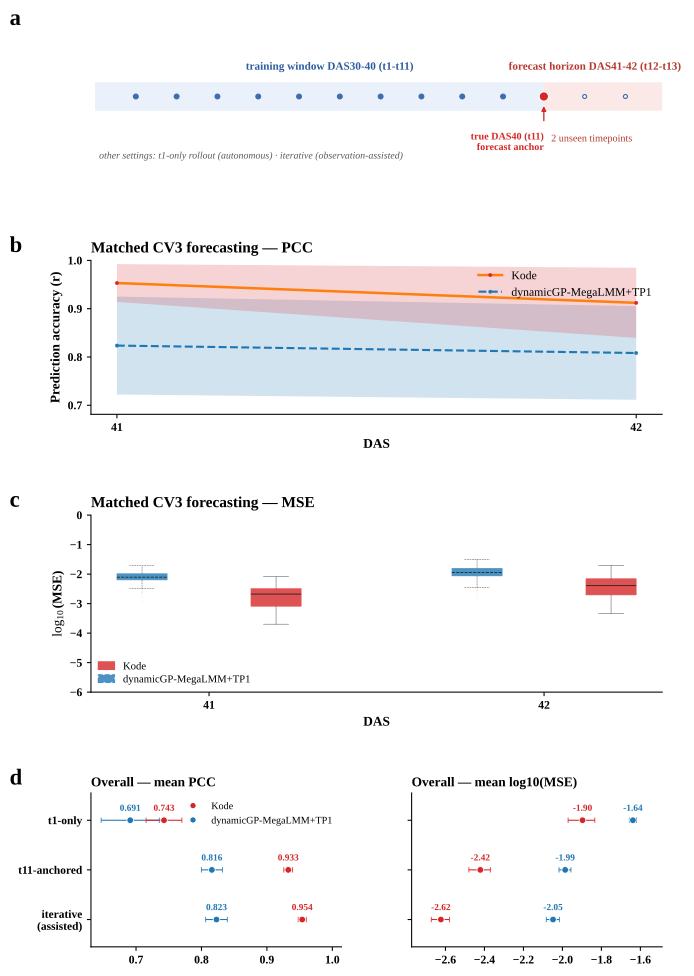

Here is the Python script that generated this plot:
# -*- coding: utf-8 -*-
"""fig7_extrap_v2.py — 图七 外推 (forecasting) 主图 v2 (2026-09-20: 并入新跑的作者 CV3 数值), 四个数据集共用一份脚本 (照 fig7_extrap_maize.py 的版式)
用法: python fig7_extrap.py --dataset maize|arab|rice|uav
数据 (同目录, 由 make_fig7_data.py 生成):
  fig7_<ds>_b.csv  逐 DAS 的 mean/sd PCC/MSE (rec_tk; 有作者冻结值的数据集里 method 会有两行)
  fig7_<ds>_c.csv  逐 trait 的 MSE (rec_tk)
  fig7_<ds>_d.csv  三条件总体 mean/sd (rec_t1 / rec_tk / iter)
输出: fig7_extrap_<ds>.svg
"""
import os, argparse
import numpy as np, pandas as pd, matplotlib
matplotlib.use("Agg")
import matplotlib.pyplot as plt
from matplotlib.patches import Rectangle, Patch, FancyArrowPatch
from matplotlib.lines import Line2D

HERE = os.path.dirname(os.path.abspath(__file__))
plt.rcParams.update({
    "font.family": "serif", "font.serif": ["Times New Roman", "DejaVu Serif"],
    "mathtext.fontset": "custom", "mathtext.rm": "Times New Roman",
    "mathtext.it": "Times New Roman:italic",
    "font.size": 10, "axes.titlesize": 11.5, "axes.labelsize": 10,
    "axes.linewidth": 0.8, "xtick.labelsize": 8.8, "ytick.labelsize": 8.8,
    "legend.fontsize": 8.8, "savefig.dpi": 300, "figure.dpi": 110, "svg.fonttype": "none",
})
C_K, C_D = "#D62728", "#1F77B4"
LAB_K, LAB_D = "Kode", "dynamicGP-MegaLMM+TP1"
# 每个数据集: n_test(尾部留出点数) + 全部 DAS (从数据里读) + 面板 d 的横轴范围 (None=自适应)
SPECS = {
    "maize": dict(n_test=5, name="Maize MAGIC"),
    "arab":  dict(n_test=2, name="Arabidopsis"),
    "rice":  dict(n_test=2, name="Rice (control)"),
    "uav":   dict(n_test=2, name="UAV RGB (drought)"),
}

DS = "rice"
spec = SPECS[DS]
B = pd.read_csv(f"{HERE}/fig7_{DS}_b_v2.csv")
C = pd.read_csv(f"{HERE}/fig7_{DS}_c_v2.csv")
Dd = pd.read_csv(f"{HERE}/fig7_{DS}_d_v2.csv")
DAS = sorted(B[B.method == LAB_K]["DAS"].astype(int).unique())
T = len(DAS); NT = int(spec["n_test"]); FC = DAS[-NT:]; TK = T - NT
ANCHOR = DAS[TK - 1]
HAS_AU = LAB_D in set(B.method)
print(f"[{DS}] T={T} DAS={DAS} | anchor t{TK}=DAS{ANCHOR} | horizon={FC} | 作者方法: {HAS_AU}")


def style(ax, title, ylab=None, xlab=None):
    if ylab: ax.set_ylabel(ylab, fontweight="bold", fontsize=10)
    if xlab: ax.set_xlabel(xlab, fontweight="bold", fontsize=10)
    ax.set_title(title, fontsize=11.5, fontweight="bold", loc="left", pad=6)
    ax.spines["top"].set_visible(False); ax.spines["right"].set_visible(False)
    ax.tick_params(axis="both", which="both", length=3)
    for lab in ax.get_xticklabels() + ax.get_yticklabels(): lab.set_fontweight("bold")


fig = plt.figure(figsize=(7.0, 11.0))
gs = fig.add_gridspec(4, 2, height_ratios=[0.82, 1.0, 1.15, 1.0], hspace=0.66, wspace=0.28,
                      left=0.135, right=0.985, top=0.93, bottom=0.065)

# ---------- a) 协议示意 (按数据集自适应: T 个时间点, 前 TK 训练, 后 NT 预测) ----------
axa = fig.add_subplot(gs[0, :]); axa.set_xlim(-0.6, T + 0.4); axa.set_ylim(-1.5, 2.5); axa.axis("off")
wtrain = TK - 0.5
axa.add_patch(Rectangle((-0.5, 0.05), wtrain + 0.5, 0.9, facecolor="#EAF1FA", edgecolor="none", zorder=0))
axa.add_patch(Rectangle((wtrain, 0.05), T - wtrain + 0.5, 0.9, facecolor="#FBE9E7", edgecolor="none", zorder=0))
axa.text(wtrain / 2, 1.35, f"training window  DAS{DAS[0]}-{ANCHOR}  (t1-t{TK})", ha="center",
         fontsize=8.4, color="#2C5D9E", fontweight="bold")
axa.text(wtrain + (T - wtrain) / 2, 1.35, f"forecast horizon  DAS{FC[0]}-{FC[-1]}  (t{TK+1}-t{T})",
         ha="center", fontsize=8.4, color="#B23A2E", fontweight="bold")
for i in range(T):
    axa.plot([i + 0.5], [0.5], marker="o", ms=3.6 if i < TK else 3.0,
             mfc="#3C6DB0" if i < TK else "white", mec="#3C6DB0", mew=0.9, zorder=3)
axa.plot([wtrain], [0.5], marker="o", ms=7.0, mfc=C_K, mec="white", mew=0.8, zorder=5)
axa.add_patch(FancyArrowPatch((wtrain, -0.35), (wtrain, 0.28), arrowstyle="-|>", mutation_scale=7,
                             lw=1.0, color=C_K, zorder=5))
axa.text(wtrain, -0.62, f"true DAS{ANCHOR} (t{TK})\nforecast anchor", ha="right", va="top", fontsize=7.6,
         color=C_K, fontweight="bold")
axa.text(wtrain + 0.18, -0.70, f"{NT} unseen timepoint{'s' if NT > 1 else ''}", ha="left", va="top", fontsize=7.6, color="#B23A2E")
axa.text(-0.4, -1.25, "other settings:  t1-only rollout (autonomous)   ·   iterative (observation-assisted)",
         ha="left", va="top", fontsize=7.4, color="0.35", style="italic")

# ---------- b) PCC (线 + ribbon) ----------
axb = fig.add_subplot(gs[1, :])
series = [(LAB_D, C_D, "--")] if HAS_AU else []
series += [(LAB_K, C_K, "-")]
# 2026-09-27: ?????? Kode ??, ????
LEG_ORDER = [LAB_K, LAB_D] if HAS_AU else [LAB_K]
for who, col, ls in series:
    g = B[B.method == who].sort_values("DAS"); g = g[g.DAS.isin(FC)]
    axb.fill_between(g.DAS, g.pcc_mean - g.pcc_sd, g.pcc_mean + g.pcc_sd, color=col, alpha=0.20, lw=0, zorder=2)
    axb.plot(g.DAS, g.pcc_mean, ls=ls, lw=1.9 if who == LAB_K else 1.6, marker="o", ms=2.6,
             mec=col, mfc=col, mew=0.25, label=who, zorder=3)
style(axb, "Matched CV3 forecasting — PCC", "Prediction accuracy (r)", "DAS")
axb.set_xticks(FC)
# 2026-09-27: ??? mean?SD ??????(???? mean, ??????), ???? PCC ? [0,1]
_lohi = [(v - s, v + s) for who, _c, _l in series
         for v, s in zip(B[(B.method == who) & (B.DAS.isin(FC))].pcc_mean,
                         B[(B.method == who) & (B.DAS.isin(FC))].pcc_sd)
         if np.isfinite(v) and np.isfinite(s)]
_lo = min(a for a, _b in _lohi); _hi = max(b for _a, b in _lohi)
axb.set_ylim(max(0.0, _lo - 0.03), min(1.0, _hi + 0.03))
_h, _l = axb.get_legend_handles_labels()
_idx = [_l.index(x) for x in LEG_ORDER if x in _l]
axb.legend([_h[i] for i in _idx], [_l[i] for i in _idx], frameon=False, loc="upper right")

# ---------- c) MSE (log10 分组箱线) ----------
axc = fig.add_subplot(gs[2, :])
offs = [0.0] if not HAS_AU else [-0.20, +0.20]
for (who, col, ls), off in zip(series, offs if HAS_AU else [0.0]):
    for i, t in enumerate(FC):
        v = C[(C.method == who) & (C.time == t)]["mse"].values.astype(float)
        v = np.log10(v[np.isfinite(v) & (v > 0)])
        if v.size == 0: continue
        bp = axc.boxplot([v], positions=[i + off], widths=0.15 if HAS_AU else 0.34, patch_artist=True,
                         manage_ticks=False, showfliers=True,
                         flierprops=dict(marker="o", markersize=0.8, markerfacecolor="0.35", markeredgecolor="none", alpha=0.1),
                         whiskerprops=dict(linewidth=0.35, color="0.25", linestyle=ls),
                         capprops=dict(linewidth=0.35, color="0.25", linestyle=ls),
                         boxprops=dict(linewidth=0.35, linestyle=ls),
                         medianprops=dict(linewidth=0.6, color="0.1", linestyle=ls))
        bp["boxes"][0].set_facecolor(col); bp["boxes"][0].set_edgecolor(col); bp["boxes"][0].set_alpha(0.80)
style(axc, "Matched CV3 forecasting — MSE", r"$\log_{10}$(MSE)", "DAS")
axc.set_xticks(range(len(FC))); axc.set_xticklabels([str(t) for t in FC])
lg = np.log10(C.mse[C.mse > 0])
axc.set_ylim(-6.0, 0.0)   # 2026-09-27: -6..0 (???? -0.17 ???)   # 2026-09-27: ?? -5..-1 (?????? 15 ????, ????????)
axc.legend(handles=[Patch(facecolor=C_K, edgecolor=C_K, alpha=0.80, label=LAB_K)]
           + ([Patch(facecolor=C_D, edgecolor=C_D, alpha=0.80, linestyle="--", label=LAB_D)] if HAS_AU else []),
           frameon=False, loc="lower left", fontsize=8.0, handlelength=1.5, borderpad=0.2, labelspacing=0.3)

# ---------- d) 三条件 paired dot ----------
AXP = fig.add_subplot(gs[3, 0]); AXM = fig.add_subplot(gs[3, 1])
SC = [("rec_t1", "t1-only"), ("rec_tk", f"t{TK}-anchored"), ("iter", "iterative\n(assisted)")]
ypos = np.arange(len(SC))[::-1]


def paired(ax, metric, xlab, xlim, log=False):
    # log=True: 图上画 log10(值), 误差棒取 log10(m - sd) / log10(m + sd) (非对称)
    for y, (s, _sl) in zip(ypos, SC):
        for who, col in series_labels:
            r = Dd[(Dd.method == who) & (Dd.scenario == s)]
            if len(r) == 0: continue
            r = r.iloc[0]
            m = float(r[f"{metric}_mean"]); sd = float(r[f"{metric}_sd"])
            if log:
                val = float(np.log10(m))
                xerr = [[val - float(np.log10(max(m - sd, 1e-12)))], [float(np.log10(m + sd)) - val]]
                lab = "%.2f" % val
            else:
                val = m; xerr = [sd]; lab = "%.3f" % m
            ax.errorbar([val], [y], xerr=xerr, fmt="o", ms=5.0, color=col,
                        mec="white", mew=0.6, capsize=2.0, elinewidth=0.8, zorder=3)
            ax.text(val, y + 0.19, lab, ha="center", fontsize=7.0,
                    color=col, fontweight="bold")
    ax.set_yticks(ypos); ax.set_yticklabels([s for _k, s in SC], fontsize=8.6)
    ax.set_ylim(-0.55, len(SC) - 0.45); ax.set_xlim(*xlim)
    style(ax, xlab, None, None)


series_labels = [(who, col) for who, col, _ls in series]
_all = [v for m in ("pcc", "mse") for who, _c in series_labels for s, _sl in SC
        for v in [Dd[(Dd.method == who) & (Dd.scenario == s)][f"{m}_mean"]] if len(v)]
px = [float(v.iloc[0]) for v in _all[:len(_all) // 2]] or [0.3]
mx = [float(v.iloc[0]) for v in _all[len(_all) // 2:]] or [0.01]
mxl = [float(np.log10(v)) for v in mx if v > 0] or [-1.5]
paired(AXP, "pcc", f"mean PCC ({FC[0]}-{FC[-1]})", (max(0.0, min(px) - 0.06), min(1.02, max(px) + 0.06)))
# 2026-09-28: 面板 d 的 MSE 改画 log10(MSE), 与面板 c / 图2 口径一致
paired(AXM, "mse", f"mean log10(MSE) ({FC[0]}-{FC[-1]})", (min(mxl) - 0.15, max(mxl) + 0.15), log=True)
AXP.set_title("Overall — mean PCC", fontsize=10, fontweight="bold", loc="left", pad=5)
AXM.set_title("Overall — mean log10(MSE)", fontsize=10, fontweight="bold", loc="left", pad=5)
AXM.set_yticklabels([])
_cdict = {w: c for w, c in series_labels}
_seq = LEG_ORDER + [w for w, _c in series_labels if w not in LEG_ORDER]
AXP.legend(handles=[Line2D([], [], marker="o", ls="", ms=5.0, color=_cdict[w], mec="white", label=w)
                    for w in _seq if w in _cdict], frameon=False, loc="upper right", fontsize=7.6)

# ---------- 统一面板字母 ----------
fig.canvas.draw()
_r = fig.canvas.get_renderer(); _W = fig.get_figwidth() * fig.dpi; _lefts = []
for _ax in fig.axes:
    _arts = (list(_ax.texts) + [_ax.title, _ax.xaxis.label, _ax.yaxis.label]
             + list(_ax.get_xticklabels()) + list(_ax.get_yticklabels()))
    for _t in _arts:
        if _t.get_text().strip(): _lefts.append(_t.get_window_extent(renderer=_r).x0)
for _t in fig.texts:
    if _t.get_text().strip(): _lefts.append(_t.get_window_extent(renderer=_r).x0)
for _lab, _ax in [("a", axa), ("b", axb), ("c", axc), ("d", AXP)]:
    fig.text(min(_lefts) / _W - 0.012, _ax.get_position().y1 + 0.008, _lab, fontsize=17, fontweight="bold")

out = os.path.join(HERE, f"fig7_extrap_{DS}.svg")
fig.savefig(out, format="svg", bbox_inches="tight")
print("saved ->", out)
